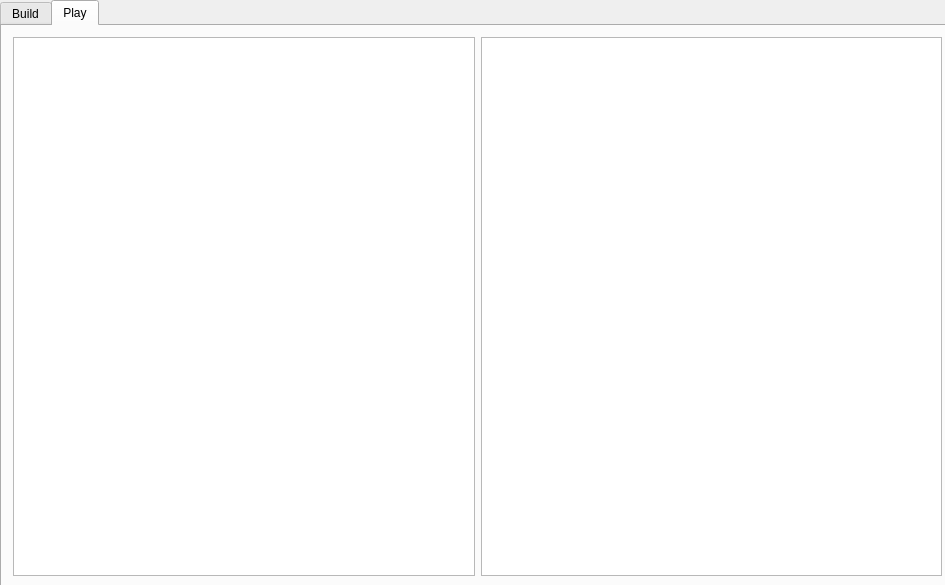
<?xml version="1.0" encoding="UTF-8"?>
<ui version="4.0">
 <class>MainWindow</class>
 <widget class="QMainWindow" name="MainWindow">
  <property name="geometry">
   <rect>
    <x>0</x>
    <y>0</y>
    <width>945</width>
    <height>585</height>
   </rect>
  </property>
  <property name="cursor">
   <cursorShape>ArrowCursor</cursorShape>
  </property>
  <property name="windowTitle">
   <string>MainWindow</string>
  </property>
  <widget class="QWidget" name="main_window">
   <property name="baseSize">
    <size>
     <width>800</width>
     <height>600</height>
    </size>
   </property>
   <widget class="QTabWidget" name="mode_tabs">
    <property name="geometry">
     <rect>
      <x>0</x>
      <y>0</y>
      <width>951</width>
      <height>591</height>
     </rect>
    </property>
    <property name="currentIndex">
     <number>1</number>
    </property>
    <widget class="QWidget" name="build">
     <attribute name="title">
      <string>Build</string>
     </attribute>
     <widget class="QWidget" name="horizontalLayoutWidget">
      <property name="geometry">
       <rect>
        <x>-1</x>
        <y>-1</y>
        <width>951</width>
        <height>561</height>
       </rect>
      </property>
      <layout class="QHBoxLayout" name="horizontalLayout">
       <item>
        <widget class="QGraphicsView" name="build_info">
         <property name="mouseTracking">
          <bool>true</bool>
         </property>
         <property name="tabletTracking">
          <bool>true</bool>
         </property>
        </widget>
       </item>
       <item>
        <widget class="QListView" name="build_canvas"/>
       </item>
      </layout>
     </widget>
    </widget>
    <widget class="QWidget" name="play">
     <attribute name="title">
      <string>Play</string>
     </attribute>
     <widget class="QWidget" name="horizontalLayoutWidget_2">
      <property name="geometry">
       <rect>
        <x>0</x>
        <y>0</y>
        <width>951</width>
        <height>561</height>
       </rect>
      </property>
      <layout class="QHBoxLayout" name="horizontalLayout_2">
       <item>
        <widget class="QGraphicsView" name="play_canvas"/>
       </item>
       <item>
        <widget class="QListView" name="play_info">
         <property name="mouseTracking">
          <bool>true</bool>
         </property>
         <property name="tabletTracking">
          <bool>true</bool>
         </property>
         <property name="modelColumn">
          <number>0</number>
         </property>
        </widget>
       </item>
      </layout>
      <zorder>play_canvas</zorder>
      <zorder>play_info</zorder>
     </widget>
    </widget>
   </widget>
  </widget>
 </widget>
 <layoutdefault spacing="6" margin="11"/>
 <resources/>
 <connections/>
</ui>
